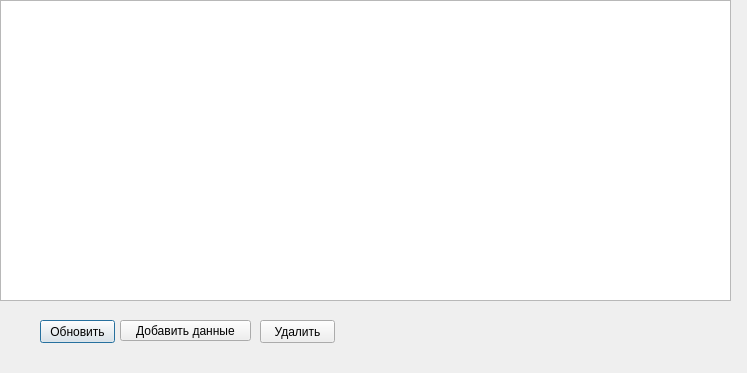
<?xml version="1.0" encoding="UTF-8"?>
<ui version="4.0">
 <class>addin_vehicle_hijacking</class>
 <widget class="QDialog" name="addin_vehicle_hijacking">
  <property name="geometry">
   <rect>
    <x>0</x>
    <y>0</y>
    <width>747</width>
    <height>373</height>
   </rect>
  </property>
  <property name="windowTitle">
   <string>Dialog</string>
  </property>
  <widget class="QTableView" name="tableView1">
   <property name="geometry">
    <rect>
     <x>0</x>
     <y>0</y>
     <width>731</width>
     <height>301</height>
    </rect>
   </property>
  </widget>
  <widget class="QPushButton" name="pushButton">
   <property name="geometry">
    <rect>
     <x>40</x>
     <y>320</y>
     <width>75</width>
     <height>23</height>
    </rect>
   </property>
   <property name="text">
    <string>Обновить</string>
   </property>
  </widget>
  <widget class="QPushButton" name="pushButton_2">
   <property name="geometry">
    <rect>
     <x>120</x>
     <y>320</y>
     <width>131</width>
     <height>21</height>
    </rect>
   </property>
   <property name="text">
    <string>Добавить данные</string>
   </property>
  </widget>
  <widget class="QPushButton" name="pushButton_3">
   <property name="geometry">
    <rect>
     <x>260</x>
     <y>320</y>
     <width>75</width>
     <height>23</height>
    </rect>
   </property>
   <property name="text">
    <string>Удалить</string>
   </property>
  </widget>
 </widget>
 <resources/>
 <connections/>
</ui>
